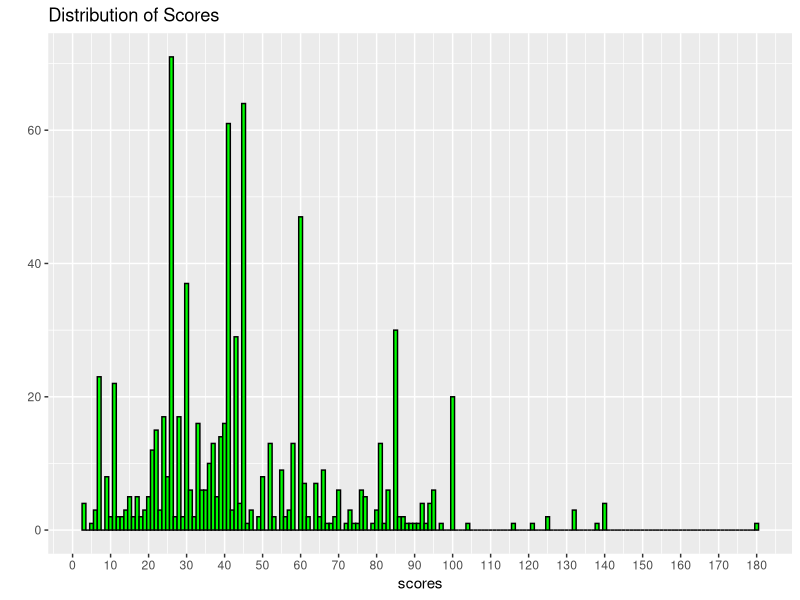
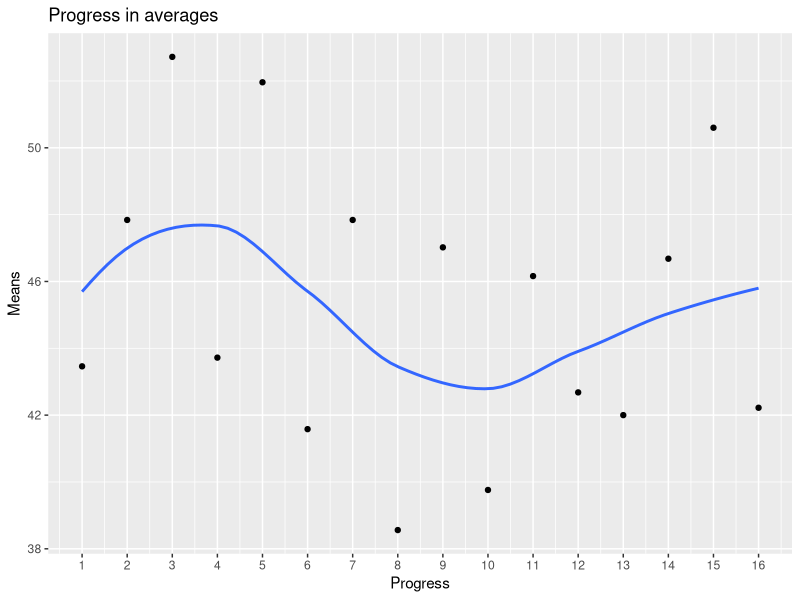
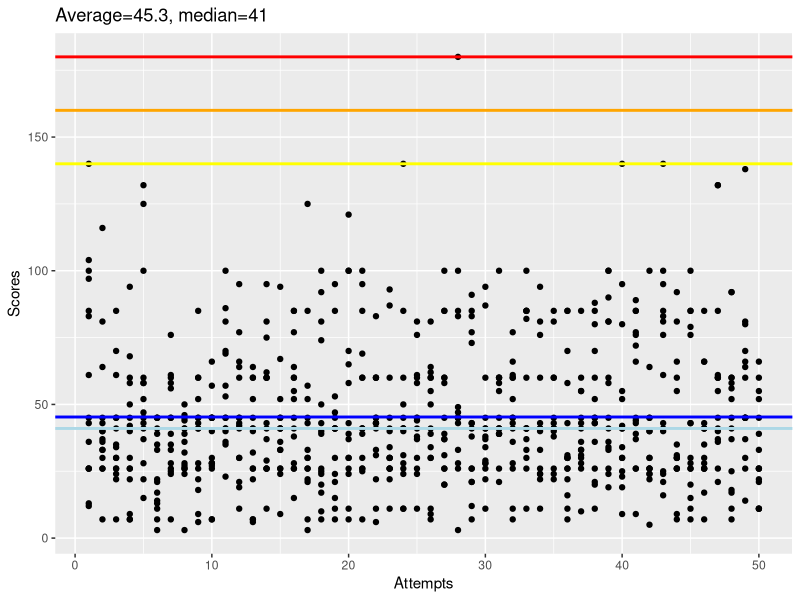

Recreate these plots in R, in order.
library(ggplot2)
#Scores1 28NOV16
scores1 <- c(26,33,85,60,41,35,7,26,52,45,53,45,26,43,41,55,30,40,41,121,39,43,30,40,44,60,26,3,12,26,41,45,11,81,41,85,45,43,100,34,72,30,43,66,26,28,36,41,66,11)
#Scores2 16JAN17
scores2 <- c(41,30,33,25,100,23,40,9,50,100,43,45,60,49,85,83,58,17,45,65,50,30,24,52,86,58,28,41,52,100,45,30,45,73,73,25,100,14,50,26,85,45,26,44,21,15,39,45,43,26)
#Scores3 23JAN17
scores3 <- c(85,40,70,9,58,45,26,45,85,7,23,30,22,41,45,28,26,100,95,100,41,45,26,26,81,30,31,180,85,41,60,66,100,26,81,16,33,70,24,30,45,45,140,81,30,41,60,17,60,45)
#Scores4 01FEB17
scores4 <- c(97,36,26,30,28,11,39,26,22,45,86,30,41,37,9,85,85,39,53,70,95,33,26,11,26,34,20,49,41,94,45,60,41,22,60,30,43,45,36,95,39,26,95,7,28,66,26,7,80,11)
#Scores5 06FEB17
scores5 <- c(100,37,45,68,132,41,58,32,41,28,36,95,60,60,36,38,7,92,21,100,26,83,60,28,45,55,45,47,77,60,100,7,85,41,45,43,36,26,19,25,66,64,76,26,76,26,55,58,45,26)
#Scores6 15FEB17
scores6 <- c(36,30,22,22,100,13,24,28,28,45,100,11,32,26,26,64,26,50,30,11,100,6,45,31,11,41,60,85,43,22,26,77,41,40,41,30,26,21,81,55,85,24,21,30,85,26,60,18,64,60)
#Scores7 20FEB17
scores7 <- c(26,64,35,26,47,45,28,24,60,30,40,60,7,60,41,15,30,7,85,65,69,45,34,140,38,81,37,33,73,38,58,60,41,33,41,85,41,80,81,30,85,100,61,30,43,30,40,11,37,22)
#Scores8 22FEB17
scores8 <- c(83,33,34,26,52,3,56,36,43,26,70,64,6,81,33,52,3,25,24,30,7,60,40,11,76,11,60,45,91,28,21,26,82,24,85,11,30,11,33,80,43,26,40,26,20,43,37,56,14,11)
#Scores9 28FEB17
scores9 <- c(13,26,45,7,37,17,25,27,45,45,41,19,26,95,45,60,22,26,7,37,30,60,41,85,58,9,85,45,26,87,39,45,60,24,26,58,85,85,90,23,9,40,81,60,15,35,132,60,138,55)
#Scores10 05MAR17
scores10 <- c(12,7,24,45,125,33,61,50,9,66,45,42,64,11,26,41,57,74,47,24,41,41,30,50,24,62,20,83,21,28,39,11,37,94,24,26,28,36,26,9,26,22,83,30,79,17,41,45,26,26)
#Scores11 06MAR17
scores11 <- c(104,26,26,50,15,14,33,39,18,7,35,43,40,29,94,60,125,10,45,7,60,60,22,45,37,39,85,43,38,37,41,43,33,41,38,26,33,88,58,19,89,30,25,31,26,66,132,92,45,66)
#Scores12 06MAR17
scores12 <- c(26,40,7,42,58,39,45,41,45,28,45,41,52,75,24,77,43,17,41,26,60,31,93,24,61,7,58,45,83,29,60,36,85,43,43,22,55,43,45,41,37,5,16,35,43,7,85,52,45,33)
#Scores13 15MAR17
scores13 <- c(43,81,41,7,60,22,45,3,6,28,81,45,41,26,52,26,45,43,41,30,41,11,87,41,30,50,100,45,26,11,55,41,41,11,60,7,10,45,100,140,26,26,24,26,11,26,60,92,70,21)
#Scores14 20MAR17
scores14 <- c(140,43,30,58,22,45,60,41,60,40,41,66,45,60,33,85,33,24,11,43,85,22,30,60,41,60,37,28,21,34,41,61,30,76,40,30,31,52,34,41,76,45,85,92,7,41,61,37,30,26)
#Scores15 22MAR17
scores15 <- c(45,116,61,40,43,7,76,44,41,27,57,77,7,26,41,26,52,81,15,58,26,43,11,41,60,64,39,100,43,45,39,52,85,41,22,70,60,60,60,52,77,40,100,9,100,85,21,25,81,39)
#Scores16 22MAR17
scores16 <- c(61,45,30,94,45,21,35,46,26,57,69,21,60,62,67,45,21,20,41,39,25,43,26,41,45,30,26,26,7,41,60,28,26,60,41,31,55,20,41,42,44,24,41,55,85,41,45,60,45,52)

ScoreTable <- data.frame(1:50,scores1,scores2,scores3,scores4,scores5,scores6,scores7,
                         scores8,scores9,scores10,scores11,scores12,scores13,scores14,
                         scores15,scores16)
colnames(ScoreTable)[1] <- 'Attempts'

scores <- NULL
for(i in 2:length(ScoreTable[1,])){scores <- append(scores,ScoreTable[,i],length(scores))}

listofmeans <- NULL
for(i in 1:length(ScoreTable[1,])-1){listofmeans[i] <- mean(ScoreTable[,i+1])}

#Score distribution
qplot(x=scores,binwidth=1,fill=I('green'),col=I('black'),main = 'Distribution of Scores')+
  scale_x_continuous(breaks=seq(0,180,10))

#Running averages
qplot(x=seq_along(listofmeans),y=listofmeans,geom=c('point','smooth'),
      se=F,xlab='Progress',ylab='Means',main = 'Progress in averages')+
  scale_x_continuous(breaks=seq(0,length(listofmeans),1))

#Overall scores
gg <- ggplot(ScoreTable,aes(Attempts))
gg <- gg + ggtitle(paste('Average=',round(mean(scores),2),', median=',median(scores),sep=''))
gg <- gg + geom_point(aes(y=ScoreTable[,2]))
for(i in 3:(length(scores)/50)+1){gg <- gg + geom_point(y=ScoreTable[,i])}
gg <- gg + geom_hline(color='blue',yintercept=mean(scores),size=1)
gg <- gg + geom_hline(color='lightblue',yintercept=median(scores),size=1)
gg <- gg + geom_hline(color='yellow',yintercept=140,size=1)
gg <- gg + geom_hline(color='orange',yintercept=160,size=1)
gg <- gg + geom_hline(color='red',yintercept=180,size=1)
gg <- gg + labs(y='Scores')
gg
